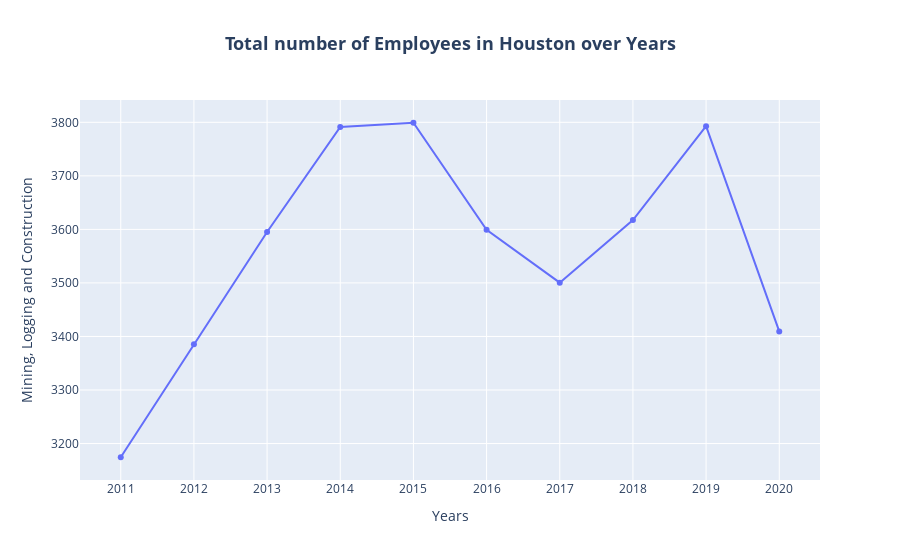

Notebook source saved alongside this figure:
### Code cell
fig5 = go.Figure()
data5=data.groupby(['state', 'area', 'Year']).sum().reset_index()
Houston = data5[data5["area"] =="Houston-The Woodlands-Sugar Land"]

fig5.add_trace(
    go.Line(x=Houston["Year"],y=Houston["Mining, Logging and Construction"]))

# fig4.add_trace(
#     go.Bar(x=Houston["Year"],y=Houston["Mining, Logging and Construction"]))
fig5.update_layout(
    showlegend=False,
    title={'text': '<b>Total number of Employees in Houston over Years</b>', 'font': {'size': 18}},
    title_x=0.5
)

fig5.update_xaxes(title_text="Years")
fig5.update_yaxes(title_text="Mining, Logging and Construction")


fig5.show()

### Figure 1 — Plotly figure (JSON) as saved in the notebook; plotly's stock layout.template omitted (floating-point values rounded to 4 significant figures)
{"data": [{"type": "scatter", "x": ["2011", "2012", "2013", "2014", "2015", "2016", "2017", "2018", "2019", "2020"], "y": [3174.0, 3385.0, 3595.0, 3791.0, 3799.0, 3599.0, 3500.0, 3617.0, 3793.0, 3409.0]}], "layout": {"showlegend": false, "title": {"font": {"size": 18}, "text": "<b>Total number of Employees in Houston over Years</b>", "x": 0.5}, "xaxis": {"title": {"text": "Years"}}, "yaxis": {"title": {"text": "Mining, Logging and Construction"}}}}
